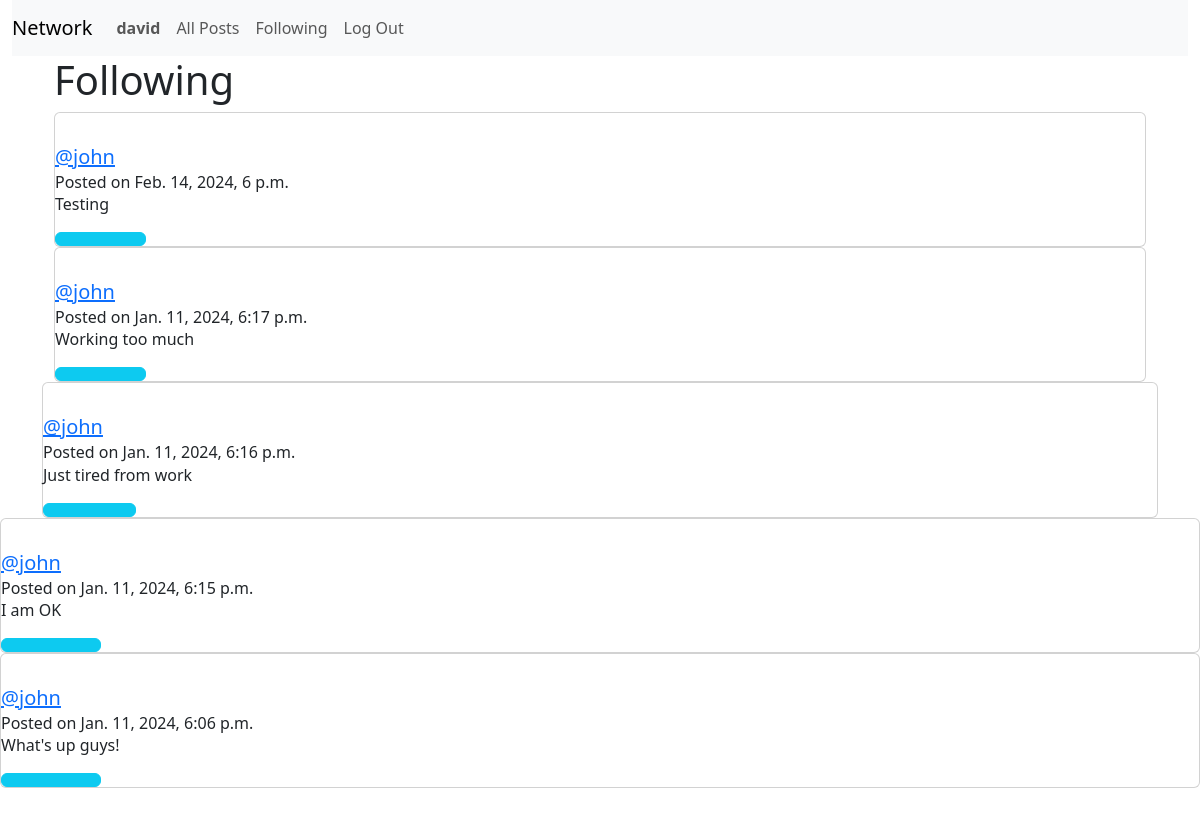
Page /following (signed in) on the committed database.
### network/models.py (models this page shows, shortened)
class User(AbstractUser):
    pass

class Post(models.Model):
    content = models.CharField(max_length=140)
    user = models.ForeignKey(User, on_delete=models.CASCADE, related_name="author")
    date = models.DateTimeField(auto_now_add=True)

### network/views.py (the view)
# urls.py: path("following", views.following, name="following"),
def following(request):
    currentUser = User.objects.get(pk=request.user.id)
    followedUsers = Follow.objects.filter(follower=currentUser)
    allPosts = Post.objects.all().order_by('id').reverse()
    followingPosts = []
    for post in allPosts:
        for person in followedUsers:
            if person.followed == post.user:
                followingPosts.append(post)
    paginator = Paginator(followingPosts, 10)
    page_number = request.GET.get('page')
    page_posts = paginator.get_page(page_number)
    return render(request, "network/following.html", {
        "page_posts": page_posts,
    })

### network/templates/network/following.html (shortened to what this page needs)
{% extends "network/layout.html" %}
{% block body %}
    <div class="container">
        <h1>Following</h1>
        <div class="all-posts">
            {% for post in page_posts %}
                <div class="card">
                    <div class="card-body"></div>
                        <h5 class="card-title"><a href="{% url 'profile' user_id=post.user.id %}">@{{ post.user }}</a></h5>
                        <h6 class="card-subtitle">Posted on {{ post.date }}</h6>
                        <p class="card-text"> {{ post.content }}</p>
                        {% if post.id in youLiked %}
                        <button class="btn btn-info col-1" onclick="likeHandler('{{ post.id }}', '{{ youLiked }}')" id="{{ post.id }}">
                            <i class="fas fa-thumbs-down"></i>
                        </button>
                        {% else %}
                        <button class="btn btn-info col-1" onclick="likeHandler('{{ post.id }}', '{{ youLiked }}')" id="{{ post.id }}">
                        </button>
                        {% endif %}
                    </div>
                </div>
            {% endfor %}
        <br/>
{% endblock %}

### network/templates/network/layout.html (shortened to what this page needs)
{% load static %}
<!DOCTYPE html>
<html lang="en">
  <head>
    <link href="https://cdn.jsdelivr.net/npm/bootstrap@5.3.2/dist/css/bootstrap.min.css" rel="stylesheet">
    <link rel="stylesheet" href="https://cdn.jsdelivr.net/npm/bootstrap-icons@1.11.3/font/bootstrap-icons.min.css">
  </head>
    <body>
        <div class="container-fluid">
            <nav class="navbar navbar-expand-lg navbar-light bg-light">
                <a class="navbar-brand" href="{% url 'index' %}">Network</a>
                <div>
                <ul class="navbar-nav mr-auto">
                    {% if user.is_authenticated %}
                        <li class="nav-item">
                            <a class="nav-link" href="{% url 'profile' user_id=user.id %}"><strong>{{ user.username }}</strong></a>
                        </li>
                    {% endif %}
                    <li class="nav-item">
                    <a class="nav-link" href="{% url 'index' %}">All Posts</a>
                    </li>
                    {% if user.is_authenticated %}
                        <li class="nav-item">
                            <a class="nav-link" href="{% url 'following' %}">Following</a>
                        </li>
                        <li class="nav-item">
                            <a class="nav-link" href="{% url 'logout' %}">Log Out</a>
                        </li>
                    {% endif %}
                </ul>
                </div>
            </nav>
        </div>
        <div class="container">
            {% block body %}
            {% endblock %}
    </body>
</html>

### rows in the picture
User: username "david"
Post: user "john", date "Feb. 14, 2024, 6 p.m.", content "Testing"
Post: user "john", date "Jan. 11, 2024, 6:17 p.m.", content "Working too much"
Post: user "john", date "Jan. 11, 2024, 6:16 p.m.", content "Just tired from work"
Post: user "john", date "Jan. 11, 2024, 6:15 p.m.", content "I am OK"
Post: user "john", date "Jan. 11, 2024, 6:06 p.m.", content "What's up guys!"
